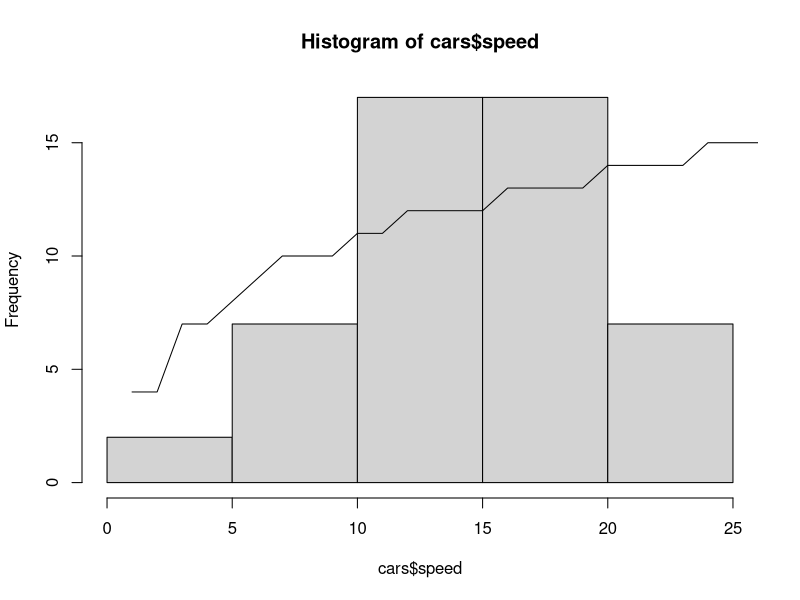
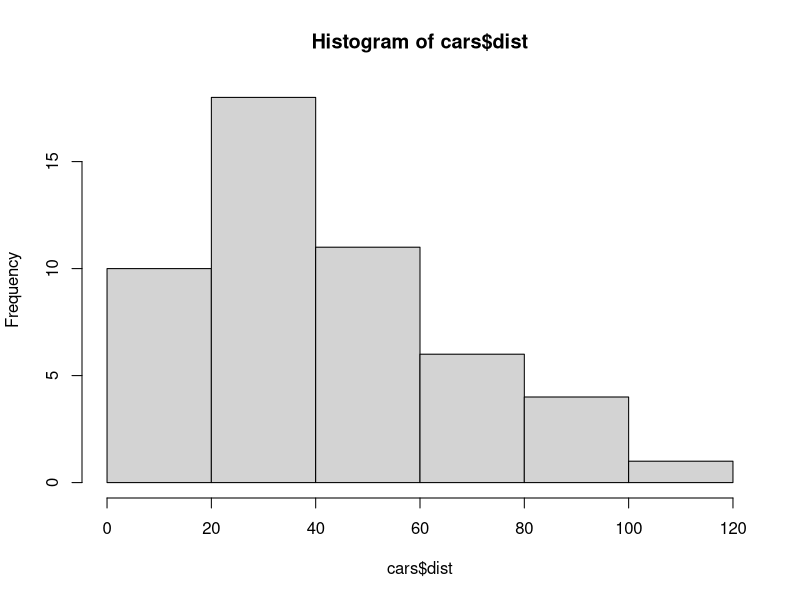
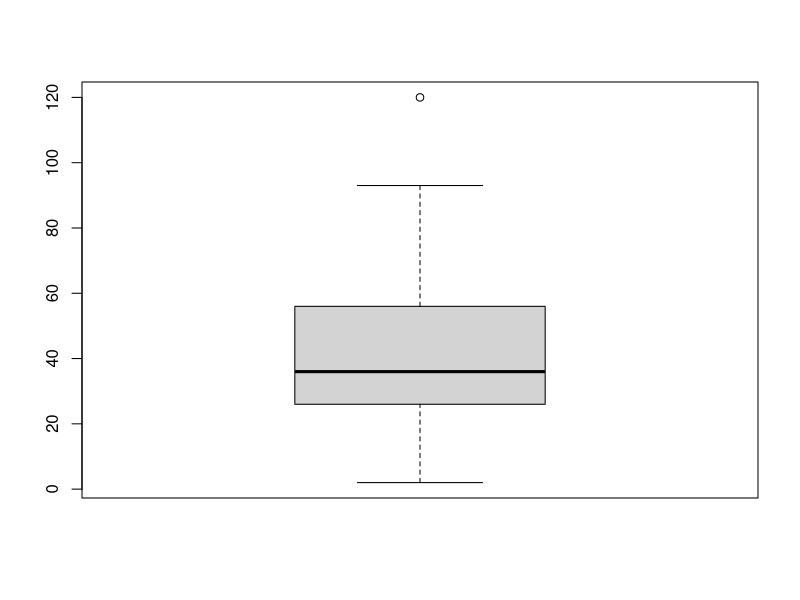
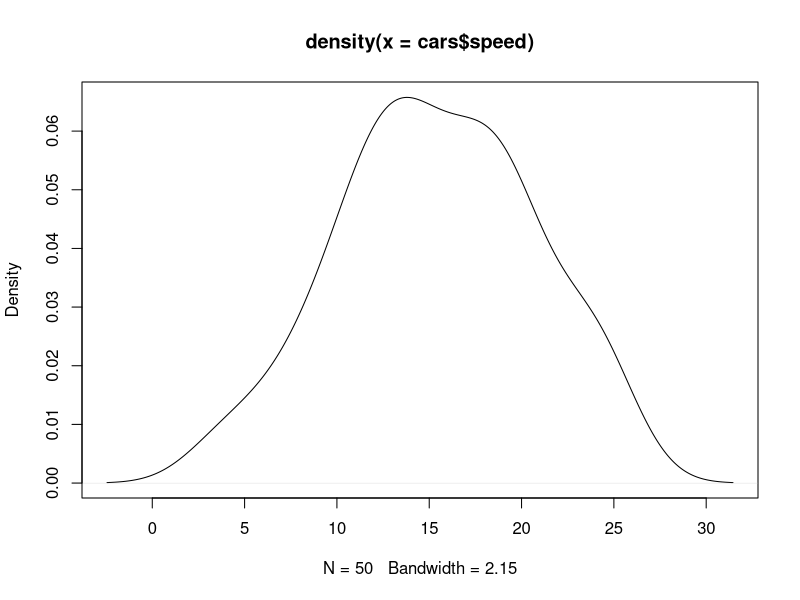
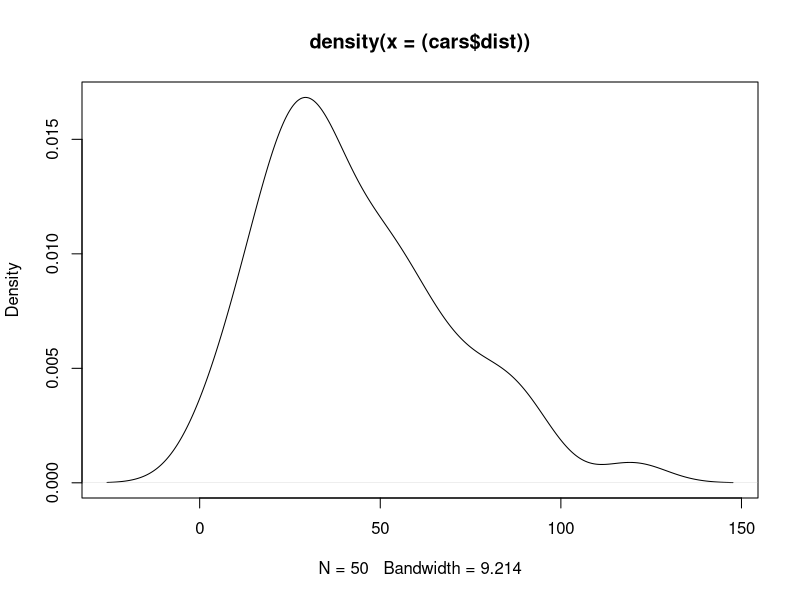

Generate these figures, in order, with R: (Note: this script raises an error after producing the figures.)
titanic = as.data.frame(Titanic)
str(titanic)
mean(cars$speed)
median(cars$speed)
mean(cars$dist)
median(cars$dist)
mode(cars$speed)

table(cars$speed)
which.max(table(cars$speed))


Mode= function(x){
  n = table(x)
  n[which.max(n)]
}

Mode(cars$speed)
Mode(cars$dist)

sum(cars$dist)


var(cars$speed)
var(cars$dist)

sqrt(var(cars$speed))
sd(cars$speed)

sd(cars$dist)

range(cars$speed)
range(cars$dist)


hist(cars$speed)
lines(cars$speed)


hist(cars$dist)

y = boxplot(cars$dist)
y$out


plot(density(cars$speed))
plot(density((cars$dist)))

skewness(cars$dist)

skewness(cars$speed)

kurtosis(cars$speed)
kurtosis(cars$dist)


qqnorm(cars$speed)
qqline(cars$speed)

qqnorm(cars$dist)
qqline(cars$dist)

qqnorm(log(cars$dist))
qqline(log(cars$dist))
